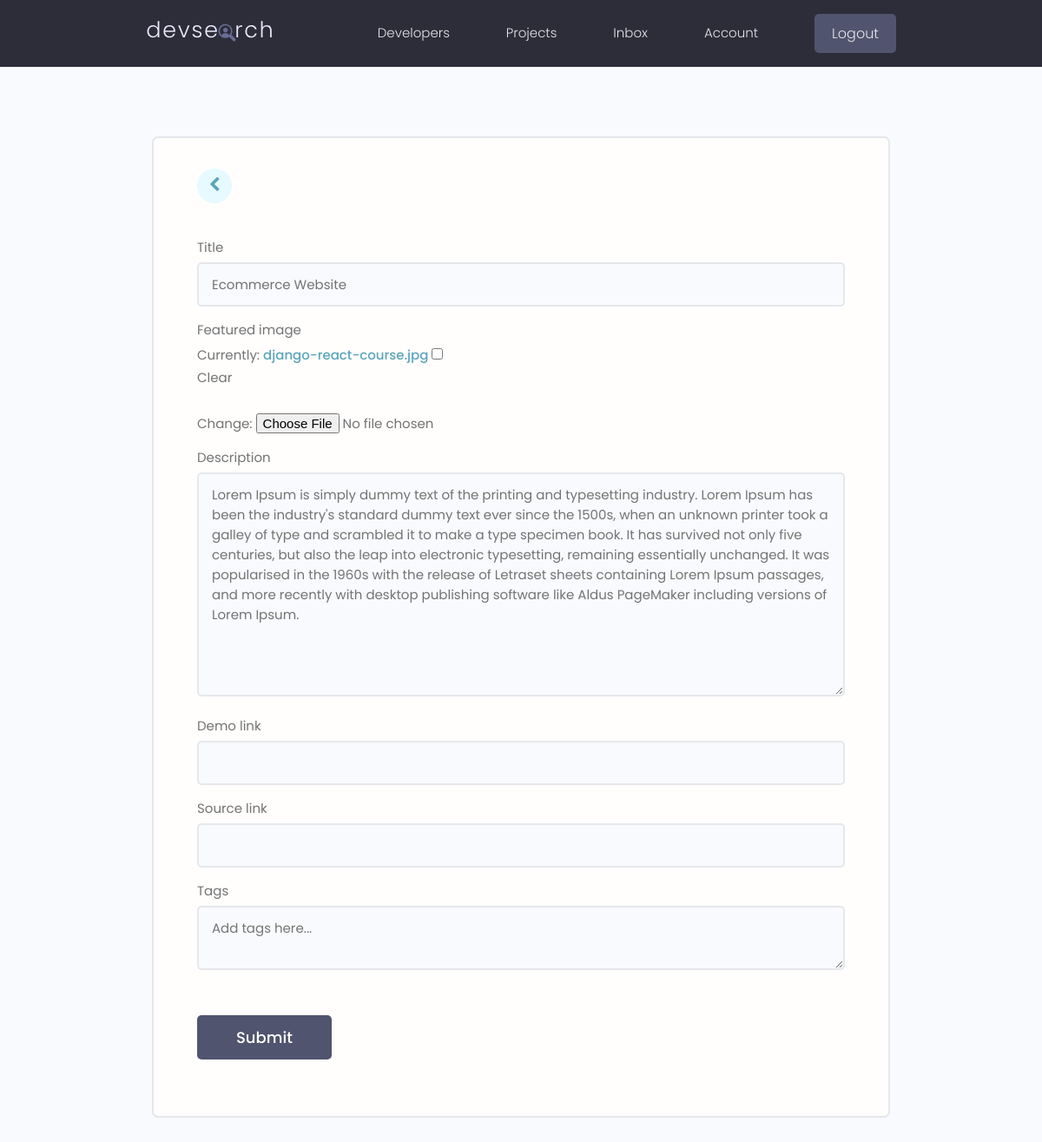
Before: /projects/update-project/cc8f5ebb-97d5-41ce-887d-a8521f4fecf2/ (signed in) with the older database file.
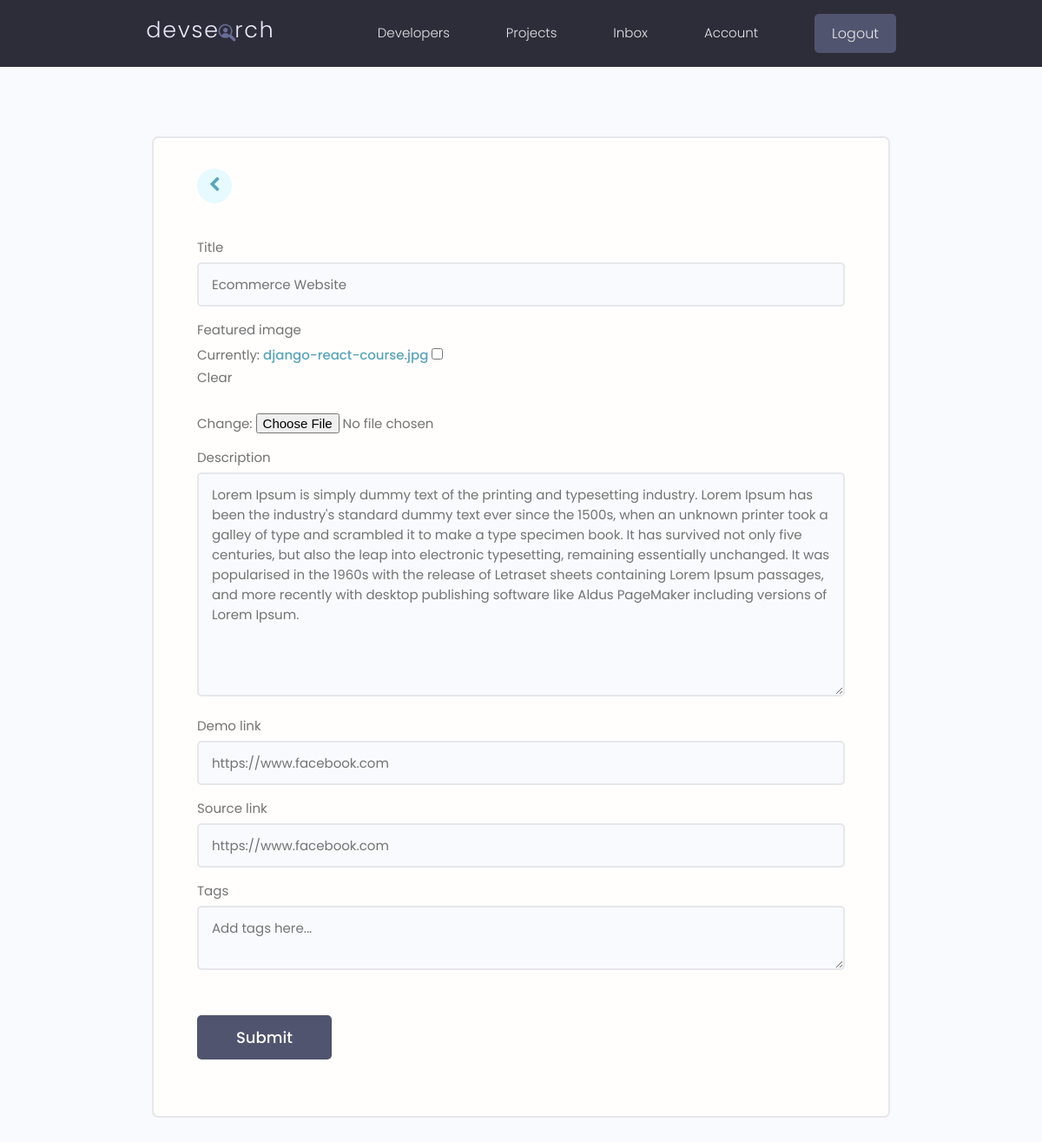
After: the same page with the newer database file.
### projects/models.py (models this page shows, shortened)
class Project(models.Model):
    owner = models.ForeignKey(Profile, null=True, blank=True, on_delete=models.CASCADE)
    title = models.CharField(max_length=200)
    description = models.TextField(null=True, blank=True)
    featured_image = models.ImageField(null=True, blank=True, default='default.jpg')
    demo_link = models.CharField(max_length=2000, null=True, blank=True)
    source_link = models.CharField(max_length=2000, null=True, blank=True)
    tags = models.ManyToManyField(Tag, blank=True)
    vote_total = models.IntegerField(default=0, null=True, blank=True)
    vote_ratio = models.IntegerField(default=0, null=True, blank=True)
    created = models.DateTimeField(auto_now_add=True, null=True, blank=True)
    id = models.UUIDField(default=uuid.uuid4, unique=True, primary_key=True, editable=False)
    class Meta:
        ordering = ['created']

### projects/views.py (the view, shortened to what this page needs)
# urls.py: path('update-project/<str:pk>/', views.updateProject, name="update-project"),
@login_required(login_url="login")
def updateProject(request, pk):
    profile = request.user.profile
    project = profile.project_set.get(id=pk)
    form = ProjectForm(instance=project)
    context = {'form':form}
    return render(request, 'projects/project_form.html', context=context)

### projects/forms.py
class ProjectForm(ModelForm):
    class Meta:
        model = Project
        fields = ['title', 'featured_image', 'description', 'demo_link', 'source_link']
        widgets = {
            'tags':forms.CheckboxSelectMultiple(),
        }
    def __init__(self, *args, **kwargs):
        super(ProjectForm, self).__init__(*args, **kwargs)
        for name, field in self.fields.items():
            field.widget.attrs.update({'class':'input'})

### projects/templates/projects/project_form.html (shortened to what this page needs)
{% extends 'main.html' %}
{% block content %}
<main class="formPage my-xl">
    <div class="content-box">
        <div class="formWrapper">
            <a class="backButton" href="{% url 'account' %}"><i class="fa fa-chevron-left"></i></a>
            <br>
            <form class="form" method="POST"  enctype = "multipart/form-data">
                {% for field in form %}
                <div class="form__field">
                    <label for="formInput#text">{{field.label}} </label>
                    {{field}}
                </div>
                {% endfor %}
                <div class="form__field">
                    <label for="formInput#text">Tags</label>
                    <textarea class="input" name="newtags" placeholder="Add tags here..."></textarea>
                </div>
                <input class="btn btn--sub btn--lg  my-md" type="submit" value="Submit" />
            </form>
        </div>
    </div>
</main>
{% endblock content%}

Changed rows visible on the page:
changed Project "Ecommerce Website": demo_link (not shown) → "https://www.facebook.com"; source_link (not shown) → "https://www.facebook.com"
